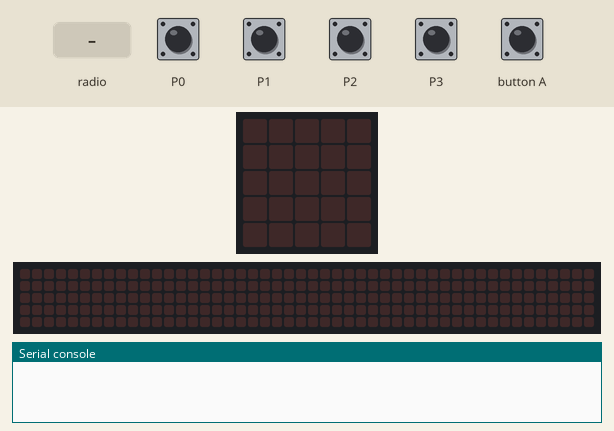
A program run on a simulated Calliope mini (MakeCode). Shown: the board's 5×5 LED display, a strip that is not on the board, showing the scrolling text unrolled, the last lines printed to the serial console. Inputs (shaded band) come from the test bench. No radio messages arrive unless stated (any console line starting 'radio sent:' is added by the test bench); the 48×5 strip is a reading aid, not a part: it shows the text the display is scrolling, unrolled, one strip-width of it at a time.

Above: at 1.2 s.
1.3 s: radio message "Ihr" arrives
At 1.37 s:
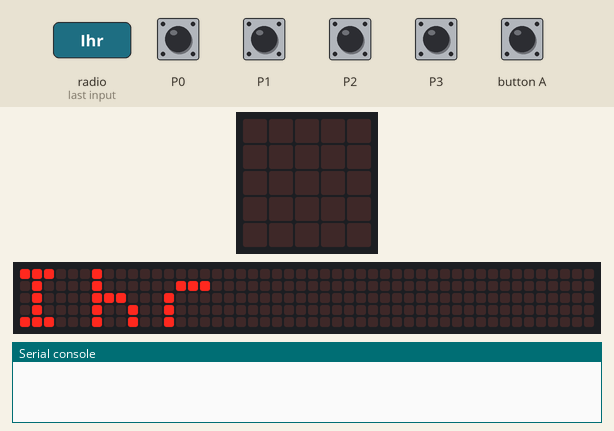
At 1.82 s:
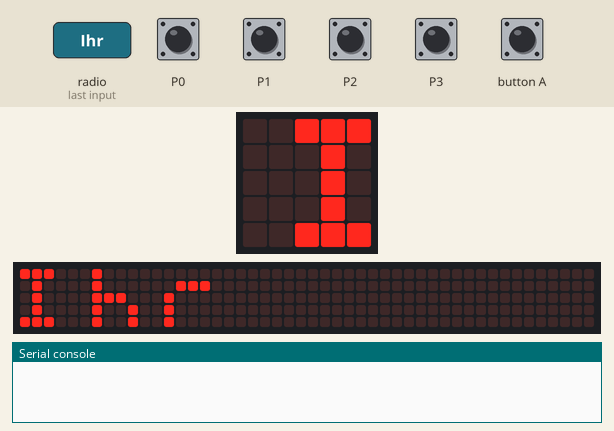
4.3 s: radio message "Hallo" arrives
At 4.97 s:
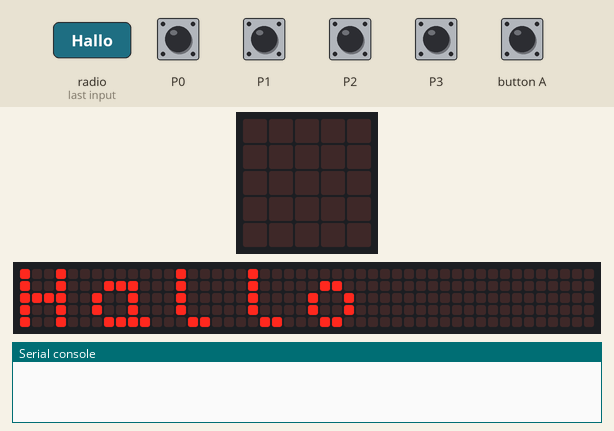
7.3 s: radio message "Komischen" arrives
10.3 s: touch pin P0 pressed for 0.15 s
13.3 s: touch pin P1 pressed for 0.15 s
16.3 s: radio message "Kleinen Menschen" arrives
At 26.5 s:
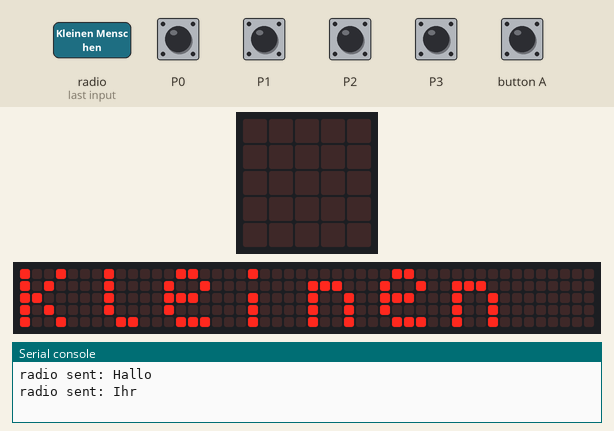

Measured:
- after the input at 1.3 s, the display: changes at once (image 1)
- after the input at 4.3 s, the display: first differs from a run without the input after 0.60 s (image 3)
- after the input at 16.3 s, the display: first differs from a run without the input after 3.0 s (image 4)
- what the display in image 4 shows lasts 0.6 s, from 26.1 s to 26.7 s

The program:

main.ts
```typescript
input.onPinTouchEvent(TouchPin.P1, input.buttonEventDown(), function () {
    radio.sendString("Ihr")
})
input.onButtonEvent(Button.A, input.buttonEventClick(), function () {

})
radio.onReceivedString(function (receivedString) {
    basic.showString(receivedString)
})
input.onPinTouchEvent(TouchPin.P0, input.buttonEventDown(), function () {
    radio.sendString("Hallo")
})
input.onPinTouchEvent(TouchPin.P2, input.buttonEventDown(), function () {
    radio.sendString("Komischen")
})
input.onPinTouchEvent(TouchPin.P3, input.buttonEventDown(), function () {
    radio.sendString("Kleinen Menschen")
})
radio.setGroup(1)
```

test.ts
```typescript
// Hier kann man Tests durchführen; diese Datei wird nicht kompiliert, wenn dieses Paket als Erweiterung verwendet wird.
```
